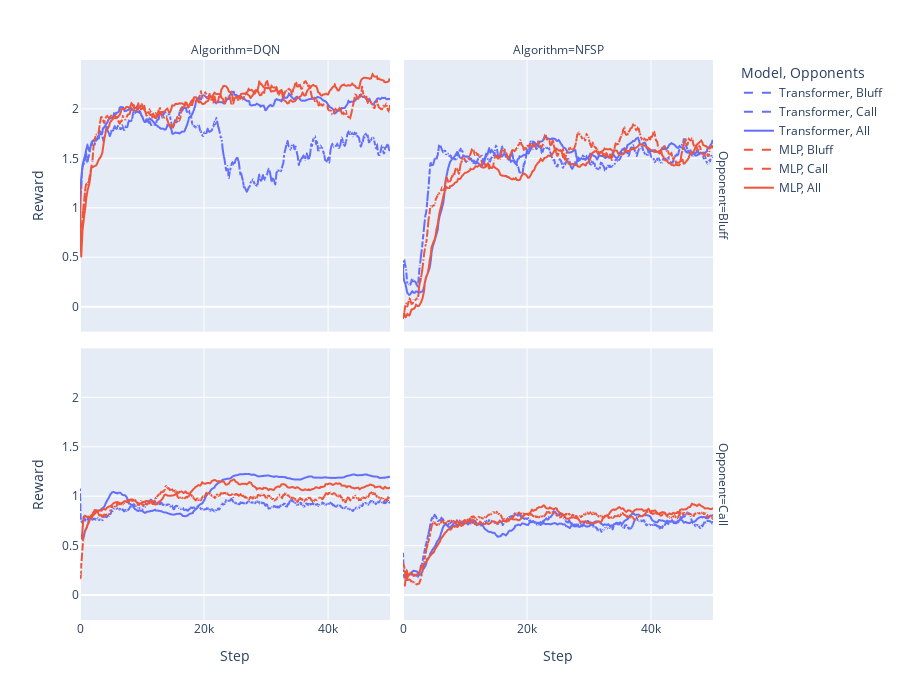

The notebook cell saved with this chart:
### Code cell
data = df.copy()
data['Reward'] = data.groupby(['Model', 'Algorithm', 'Opponent', 'Opponents'])['Reward'].transform(
    lambda g: g.rolling(window=20, min_periods=1).mean()
)
fig = px.line(data, x='Step', y='Reward', color='Model', facet_row='Opponent', facet_col='Algorithm', line_dash='Opponents', line_dash_map={'All': 'solid', 'Call': 'dash', 'Bluff': 'dash'})

fig.update_layout(
    height=700
)
fig.show()

### Figure 1 — Plotly figure (JSON) as saved in the notebook; plotly's stock layout.template omitted (floating-point values rounded to 4 significant figures; data arrays with more than 128 entries replaced by an {"elided": "..."} marker saying what was removed)
{"data": [{"hovertemplate": "Model=Transformer<br>Opponents=Bluff<br>Opponent=Bluff<br>Algorithm=DQN<br>Step=%{x}<br>Reward=%{y}<extra></extra>", "legendgroup": "Transformer, Bluff", "line": {"color": "#636efa", "dash": "dash"}, "marker": {"symbol": "circle"}, "mode": "lines", "name": "Transformer, Bluff", "showlegend": true, "type": "scattergl", "x": {"elided": "501 int values"}, "xaxis": "x3", "y": {"elided": "501 float values"}, "yaxis": "y3"}, {"hovertemplate": "Model=Transformer<br>Opponents=Bluff<br>Opponent=Bluff<br>Algorithm=NFSP<br>Step=%{x}<br>Reward=%{y}<extra></extra>", "legendgroup": "Transformer, Bluff", "line": {"color": "#636efa", "dash": "dash"}, "marker": {"symbol": "circle"}, "mode": "lines", "name": "Transformer, Bluff", "showlegend": false, "type": "scattergl", "x": {"elided": "501 int values"}, "xaxis": "x4", "y": {"elided": "501 float values"}, "yaxis": "y4"}, {"hovertemplate": "Model=Transformer<br>Opponents=Call<br>Opponent=Call<br>Algorithm=DQN<br>Step=%{x}<br>Reward=%{y}<extra></extra>", "legendgroup": "Transformer, Call", "line": {"color": "#636efa", "dash": "dash"}, "marker": {"symbol": "circle"}, "mode": "lines", "name": "Transformer, Call", "showlegend": true, "type": "scattergl", "x": {"elided": "501 int values"}, "xaxis": "x", "y": {"elided": "501 float values"}, "yaxis": "y"}, {"hovertemplate": "Model=Transformer<br>Opponents=Call<br>Opponent=Call<br>Algorithm=NFSP<br>Step=%{x}<br>Reward=%{y}<extra></extra>", "legendgroup": "Transformer, Call", "line": {"color": "#636efa", "dash": "dash"}, "marker": {"symbol": "circle"}, "mode": "lines", "name": "Transformer, Call", "showlegend": false, "type": "scattergl", "x": {"elided": "501 int values"}, "xaxis": "x2", "y": {"elided": "501 float values"}, "yaxis": "y2"}, {"hovertemplate": "Model=Transformer<br>Opponents=All<br>Opponent=Bluff<br>Algorithm=DQN<br>Step=%{x}<br>Reward=%{y}<extra></extra>", "legendgroup": "Transformer, All", "line": {"color": "#636efa", "dash": "solid"}, "marker": {"symbol": "circle"}, "mode": "lines", "name": "Transformer, All", "showlegend": true, "type": "scattergl", "x": {"elided": "255 int values"}, "xaxis": "x3", "y": {"elided": "255 float values"}, "yaxis": "y3"}, {"hovertemplate": "Model=Transformer<br>Opponents=All<br>Opponent=Bluff<br>Algorithm=NFSP<br>Step=%{x}<br>Reward=%{y}<extra></extra>", "legendgroup": "Transformer, All", "line": {"color": "#636efa", "dash": "solid"}, "marker": {"symbol": "circle"}, "mode": "lines", "name": "Transformer, All", "showlegend": false, "type": "scattergl", "x": {"elided": "254 int values"}, "xaxis": "x4", "y": {"elided": "254 float values"}, "yaxis": "y4"}, {"hovertemplate": "Model=Transformer<br>Opponents=All<br>Opponent=Call<br>Algorithm=DQN<br>Step=%{x}<br>Reward=%{y}<extra></extra>", "legendgroup": "Transformer, All", "line": {"color": "#636efa", "dash": "solid"}, "marker": {"symbol": "circle"}, "mode": "lines", "name": "Transformer, All", "showlegend": false, "type": "scattergl", "x": {"elided": "246 int values"}, "xaxis": "x", "y": {"elided": "246 float values"}, "yaxis": "y"}, {"hovertemplate": "Model=Transformer<br>Opponents=All<br>Opponent=Call<br>Algorithm=NFSP<br>Step=%{x}<br>Reward=%{y}<extra></extra>", "legendgroup": "Transformer, All", "line": {"color": "#636efa", "dash": "solid"}, "marker": {"symbol": "circle"}, "mode": "lines", "name": "Transformer, All", "showlegend": false, "type": "scattergl", "x": {"elided": "247 int values"}, "xaxis": "x2", "y": {"elided": "247 float values"}, "yaxis": "y2"}, {"hovertemplate": "Model=MLP<br>Opponents=Bluff<br>Opponent=Bluff<br>Algorithm=DQN<br>Step=%{x}<br>Reward=%{y}<extra></extra>", "legendgroup": "MLP, Bluff", "line": {"color": "#EF553B", "dash": "dash"}, "marker": {"symbol": "circle"}, "mode": "lines", "name": "MLP, Bluff", "showlegend": true, "type": "scattergl", "x": {"elided": "501 int values"}, "xaxis": "x3", "y": {"elided": "501 float values"}, "yaxis": "y3"}, {"hovertemplate": "Model=MLP<br>Opponents=Bluff<br>Opponent=Bluff<br>Algorithm=NFSP<br>Step=%{x}<br>Reward=%{y}<extra></extra>", "legendgroup": "MLP, Bluff", "line": {"color": "#EF553B", "dash": "dash"}, "marker": {"symbol": "circle"}, "mode": "lines", "name": "MLP, Bluff", "showlegend": false, "type": "scattergl", "x": {"elided": "501 int values"}, "xaxis": "x4", "y": {"elided": "501 float values"}, "yaxis": "y4"}, {"hovertemplate": "Model=MLP<br>Opponents=Call<br>Opponent=Call<br>Algorithm=DQN<br>Step=%{x}<br>Reward=%{y}<extra></extra>", "legendgroup": "MLP, Call", "line": {"color": "#EF553B", "dash": "dash"}, "marker": {"symbol": "circle"}, "mode": "lines", "name": "MLP, Call", "showlegend": true, "type": "scattergl", "x": {"elided": "501 int values"}, "xaxis": "x", "y": {"elided": "501 float values"}, "yaxis": "y"}, {"hovertemplate": "Model=MLP<br>Opponents=Call<br>Opponent=Call<br>Algorithm=NFSP<br>Step=%{x}<br>Reward=%{y}<extra></extra>", "legendgroup": "MLP, Call", "line": {"color": "#EF553B", "dash": "dash"}, "marker": {"symbol": "circle"}, "mode": "lines", "name": "MLP, Call", "showlegend": false, "type": "scattergl", "x": {"elided": "501 int values"}, "xaxis": "x2", "y": {"elided": "501 float values"}, "yaxis": "y2"}, {"hovertemplate": "Model=MLP<br>Opponents=All<br>Opponent=Bluff<br>Algorithm=DQN<br>Step=%{x}<br>Reward=%{y}<extra></extra>", "legendgroup": "MLP, All", "line": {"color": "#EF553B", "dash": "solid"}, "marker": {"symbol": "circle"}, "mode": "lines", "name": "MLP, All", "showlegend": true, "type": "scattergl", "x": {"elided": "252 int values"}, "xaxis": "x3", "y": {"elided": "252 float values"}, "yaxis": "y3"}, {"hovertemplate": "Model=MLP<br>Opponents=All<br>Opponent=Bluff<br>Algorithm=NFSP<br>Step=%{x}<br>Reward=%{y}<extra></extra>", "legendgroup": "MLP, All", "line": {"color": "#EF553B", "dash": "solid"}, "marker": {"symbol": "circle"}, "mode": "lines", "name": "MLP, All", "showlegend": false, "type": "scattergl", "x": {"elided": "246 int values"}, "xaxis": "x4", "y": {"elided": "246 float values"}, "yaxis": "y4"}, {"hovertemplate": "Model=MLP<br>Opponents=All<br>Opponent=Call<br>Algorithm=DQN<br>Step=%{x}<br>Reward=%{y}<extra></extra>", "legendgroup": "MLP, All", "line": {"color": "#EF553B", "dash": "solid"}, "marker": {"symbol": "circle"}, "mode": "lines", "name": "MLP, All", "showlegend": false, "type": "scattergl", "x": {"elided": "249 int values"}, "xaxis": "x", "y": {"elided": "249 float values"}, "yaxis": "y"}, {"hovertemplate": "Model=MLP<br>Opponents=All<br>Opponent=Call<br>Algorithm=NFSP<br>Step=%{x}<br>Reward=%{y}<extra></extra>", "legendgroup": "MLP, All", "line": {"color": "#EF553B", "dash": "solid"}, "marker": {"symbol": "circle"}, "mode": "lines", "name": "MLP, All", "showlegend": false, "type": "scattergl", "x": {"elided": "255 int values"}, "xaxis": "x2", "y": {"elided": "255 float values"}, "yaxis": "y2"}], "layout": {"annotations": [{"font": {}, "showarrow": false, "text": "Algorithm=DQN", "x": 0.24, "xanchor": "center", "xref": "paper", "y": 1, "yanchor": "bottom", "yref": "paper"}, {"font": {}, "showarrow": false, "text": "Algorithm=NFSP", "x": 0.74, "xanchor": "center", "xref": "paper", "y": 1, "yanchor": "bottom", "yref": "paper"}, {"font": {}, "showarrow": false, "text": "Opponent=Call", "textangle": 90, "x": 0.98, "xanchor": "left", "xref": "paper", "y": 0.2425, "yanchor": "middle", "yref": "paper"}, {"font": {}, "showarrow": false, "text": "Opponent=Bluff", "textangle": 90, "x": 0.98, "xanchor": "left", "xref": "paper", "y": 0.7575, "yanchor": "middle", "yref": "paper"}], "height": 700, "legend": {"title": {"text": "Model, Opponents"}, "tracegroupgap": 0}, "margin": {"t": 60}, "xaxis": {"anchor": "y", "domain": [0, 0.48], "title": {"text": "Step"}}, "xaxis2": {"anchor": "y2", "domain": [0.5, 0.98], "matches": "x", "title": {"text": "Step"}}, "xaxis3": {"anchor": "y3", "domain": [0, 0.48], "matches": "x", "showticklabels": false}, "xaxis4": {"anchor": "y4", "domain": [0.5, 0.98], "matches": "x", "showticklabels": false}, "yaxis": {"anchor": "x", "domain": [0, 0.485], "title": {"text": "Reward"}}, "yaxis2": {"anchor": "x2", "domain": [0, 0.485], "matches": "y", "showticklabels": false}, "yaxis3": {"anchor": "x3", "domain": [0.515, 1], "matches": "y", "title": {"text": "Reward"}}, "yaxis4": {"anchor": "x4", "domain": [0.515, 1], "matches": "y", "showticklabels": false}}}
